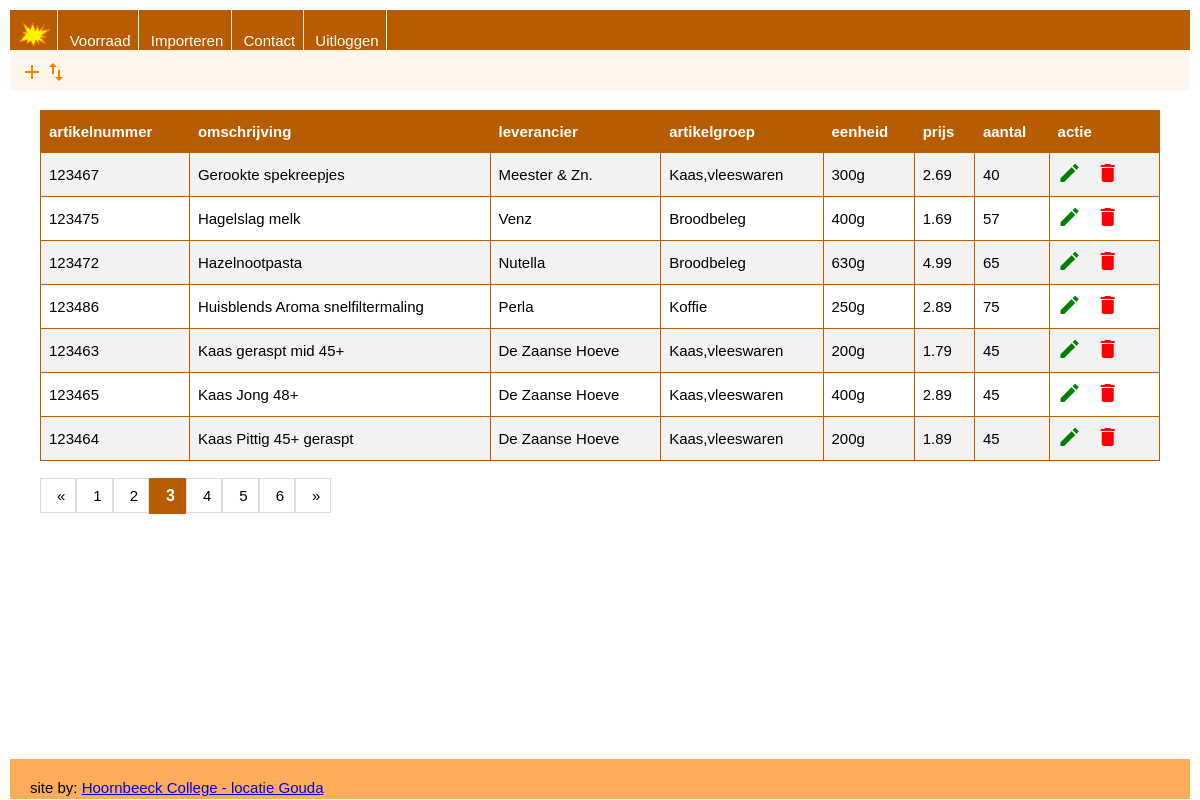
The app's page /voorraad.php?page=3 (signed in) with its own data.
### tables this page shows
CREATE TABLE `product` (
  `id` int(11) NOT NULL AUTO_INCREMENT,
  `artikelnummer` int(11) NOT NULL,
  `omschrijving` varchar(50) NOT NULL,
  `leverancier` varchar(50) NOT NULL,
  `artikelgroep` varchar(50) NOT NULL,
  `eenheid` varchar(10) NOT NULL,
  `prijs` decimal(5,2) NOT NULL,
  `aantal` int(11) NOT NULL,
  `create_time` timestamp NULL DEFAULT CURRENT_TIMESTAMP,
  `update_time` timestamp NULL DEFAULT CURRENT_TIMESTAMP ON UPDATE CURRENT_TIMESTAMP,
  PRIMARY KEY (`id`),
  UNIQUE KEY `artikelnummer_UNIQUE` (`artikelnummer`)
);

### voorraad.php (the view, shortened to what this page needs)
<?php
include 'inc/header.php';
echo '<header class="head">';
echo "<a href='product_new.php' class='btn-new'><i class='material-icons md-24'>add</i></a>";
echo "<a href='voorraad_import.php' class='btn-new'><i class='material-icons md-24'>import_export</i></a>";
echo '</header>';
echo '<main class="main-content">';
?>
    <table id="voorraad">
        <tr>
            <th>artikelnummer</th>
            <th>omschrijving</th>
            <th>leverancier</th>
            <th>artikelgroep</th>
            <th>eenheid</th>
            <th>prijs</th>
            <th>aantal</th>
            <th>actie</th>
        </tr>
<?php
if (isset($_GET["page"])) {
    $page = $_GET["page"];
}
else {
    $page=1;
}
$start_from = ($page-1) * RECORDS_PER_PAGE;
$query="SELECT id, artikelnummer, omschrijving, leverancier, artikelgroep, eenheid, prijs, aantal FROM product
        ORDER BY omschrijving, artikelgroep, artikelnummer
        LIMIT " .$start_from.",". RECORDS_PER_PAGE.";";
$result=mysqli_query($dbconn, $query);
$aantal=mysqli_num_rows($result);
$contentTable="";
if ($aantal>0){
    while ($row=mysqli_fetch_array($result)) {
        $contentTable.="<tr>
                            <td>".$row['artikelnummer']."</td>
                            <td>".$row['omschrijving']."</td>
                            <td>".$row['leverancier']."</td>
                            <td>".$row['artikelgroep']."</td>
                            <td>".$row['eenheid']."</td>
                            <td>".$row['prijs']."</td>
                            <td>".$row['aantal']."</td>
                            <td>
                                <a href='product_edit.php?id={$row['id']}' class='btn-edit'><i class='material-icons md-24'>edit</i></a>
                                <a href='product_delete.php?id={$row['id']}' class='btn-delete'><i class='material-icons md-24'>delete</i></a>
                            </td>
                        </tr>";
    }
}
else {
    $contentTable='<tr>
                        <td colspan="9">Geen gegevens om op te halen...</td>
                    </tr>';
}
$contentTable.='</table><br>';
echo $contentTable;
include_once 'inc/paginering.php';
echo '</main>';
include ("inc/footer.php") ;
?>

### css/nav.css (style rules this page uses)
:root { --primary0: rgba(183, 92, 0, 1); --primary1: rgba(254,128, 0,1); --primary2: rgba(255,172, 88,1); --primary3: rgba(255,245,235,1); --primary4: rgba(255,255,255,1); --hover: rgba(255,245,235,1); }
body { margin: 0; padding: 0; font-size: 15px; font-family: heebo, verdana, sans-serif; background-color: var(--primary4); }

### css/style.css (style rules this page uses)
:root { --primary0: rgba(183, 92, 0, 1); --primary1: rgba(254,128, 0,1); --primary2: rgba(255,172, 88,1); --primary3: rgba(255,245,235,1); --primary4: rgba(255,255,255,1); --hover: rgba(255,245,235,1); }
* { box-sizing: border-box; margin: 0; padding: 0; }
body { margin: 10px; }
.head { background-color: var(--primary3); padding: 10px; grid-area: head; }
.main-content { background-color: var(--primary4); padding: 20px; grid-area: main; height: 100%; }
#voorraad { border-collapse: collapse; width: 100%; }
#voorraad td, #voorraad th { border: 1px solid var(--primary0); padding: 8px; }
#voorraad tr:nth-child(even) { background-color: #f2f2f2; }
#voorraad th { padding-top: 12px; padding-bottom: 12px; text-align: left; background-color: var(--primary0); color: white; }
.main-content a { padding-right: 10px; }
.btn-edit { color: green; }
.btn-delete { color: red; }
.btn-new { color: var(--primary1); }
.material-icons.md-24 { font-size: 24px; }

### records on screen
product: artikelnummer "123467", omschrijving "Gerookte spekreepjes", leverancier "Meester & Zn.", artikelgroep "Kaas,vleeswaren", eenheid "300g", prijs "2.69", aantal "40"
product: artikelnummer "123475", omschrijving "Hagelslag melk", leverancier "Venz", artikelgroep "Broodbeleg", eenheid "400g", prijs "1.69", aantal "57"
product: artikelnummer "123472", omschrijving "Hazelnootpasta", leverancier "Nutella", artikelgroep "Broodbeleg", eenheid "630g", prijs "4.99", aantal "65"
product: artikelnummer "123486", omschrijving "Huisblends Aroma snelfiltermaling", leverancier "Perla", artikelgroep "Koffie", eenheid "250g", prijs "2.89", aantal "75"
product: artikelnummer "123463", omschrijving "Kaas geraspt mid 45+", leverancier "De Zaanse Hoeve", artikelgroep "Kaas,vleeswaren", eenheid "200g", prijs "1.79", aantal "45"
product: artikelnummer "123465", omschrijving "Kaas Jong 48+", leverancier "De Zaanse Hoeve", artikelgroep "Kaas,vleeswaren", eenheid "400g", prijs "2.89", aantal "45"
product: artikelnummer "123464", omschrijving "Kaas Pittig 45+ geraspt", leverancier "De Zaanse Hoeve", artikelgroep "Kaas,vleeswaren", eenheid "200g", prijs "1.89", aantal "45"

### other values on screen
$arContactgegevens['developer'] "Hoornbeeck College - locatie Gouda"
